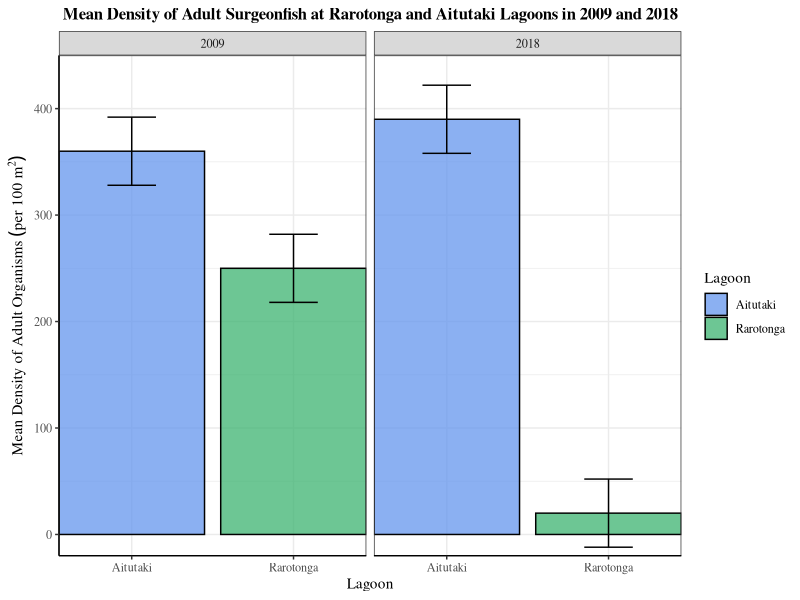
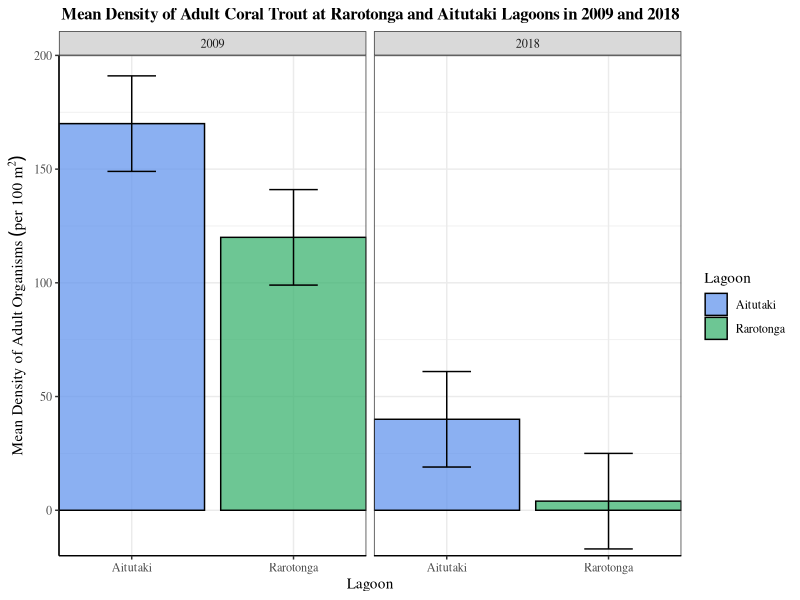
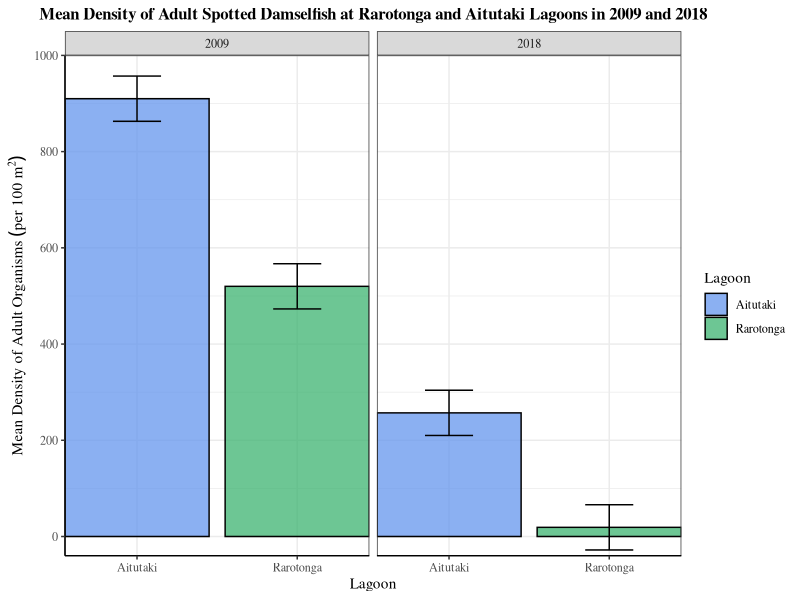
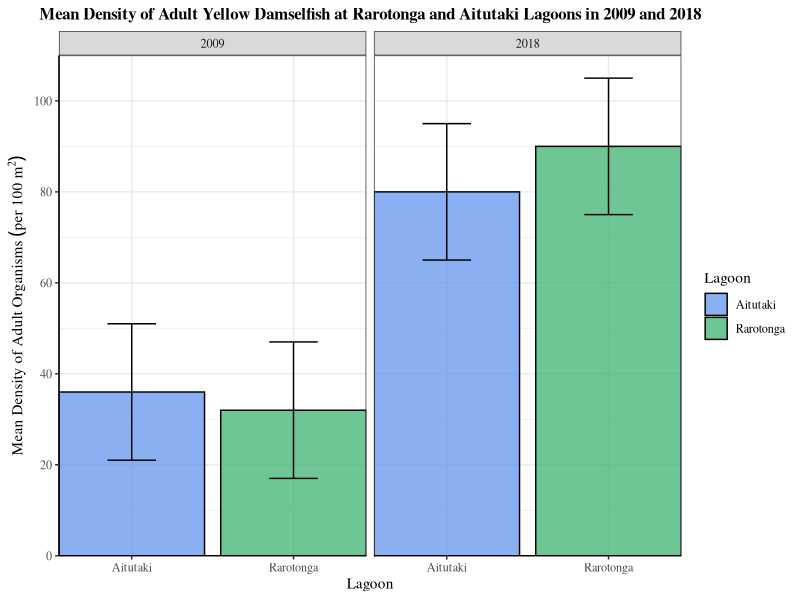
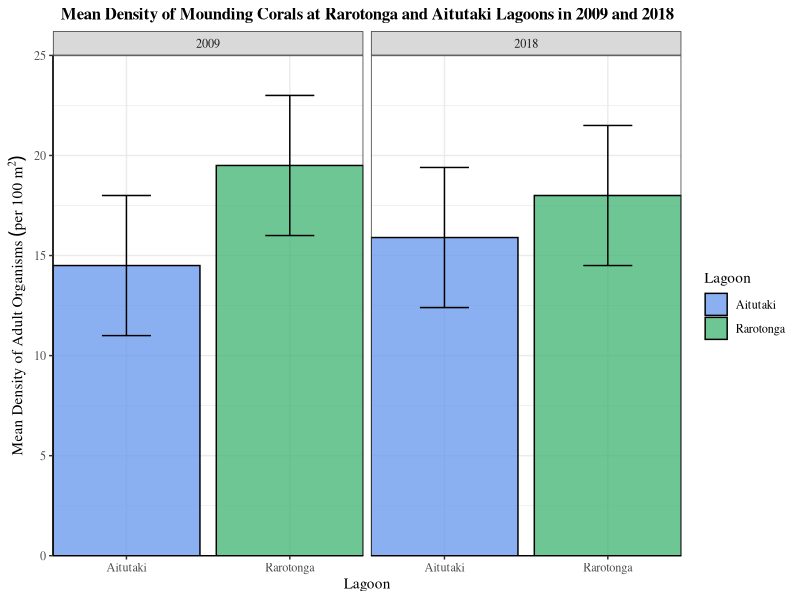
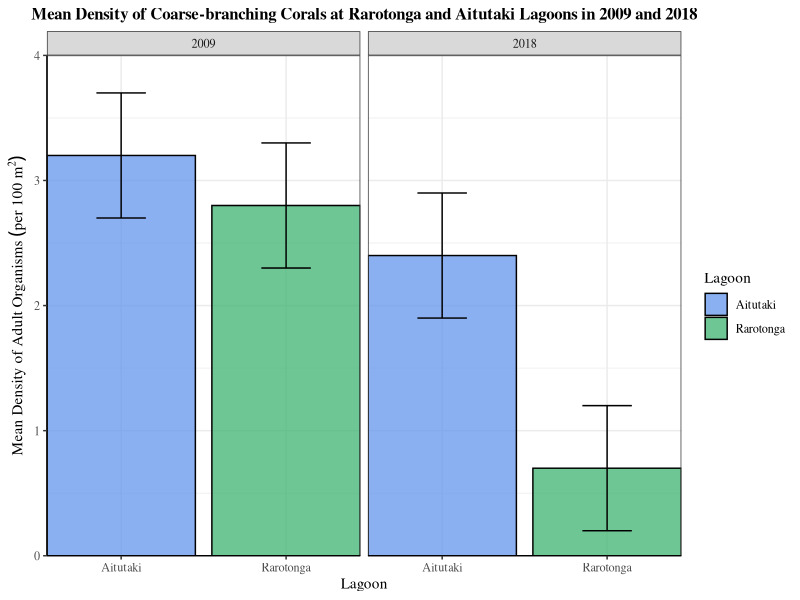
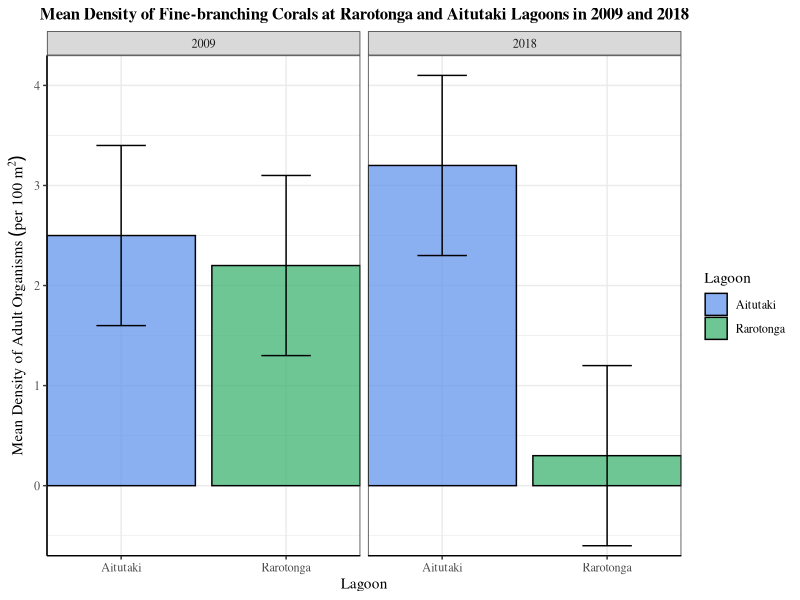
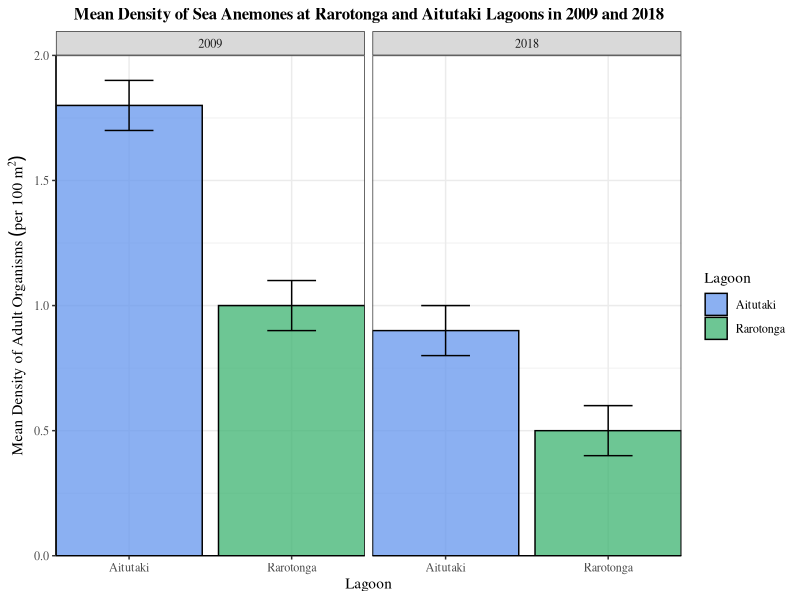

The R script that drew these images, in order:
## ---- chunk 1
knitr::opts_chunk$set(echo = TRUE)
## ---- chunk 2

# Load necessary packages
library(tidyverse)

## ---- chunk 3

# Read in data
density <- read_csv("density_organisms.csv")
recruited <- read_csv("recruited_fish.csv")

## ---- chunk 4

# Create bar charts for each organism that displays the mean density of the organism (y-axis) at Rarotonga and Aitutaki for 2009 and 2018. Add the 95% confidence intervals to each graph.

# Surgeonfish
surgeonfish <- density %>% 
  filter(organism == "Surgeonfish")

surgeonfish_plot <- ggplot(surgeonfish, aes(x = location, y = density, fill = location)) +
  geom_bar(stat = "identity", color = "black", position = "dodge") +
  geom_errorbar(aes(ymin = density - CI, ymax = density + CI), position = position_dodge(0.9), width = 0.3) +
  facet_wrap(~year) +
  labs(
    x = "Lagoon", 
    y = expression(Mean~Density~of~Adult~Organisms~(per~100~m^2)),
    title = "Mean Density of Adult Surgeonfish at Rarotonga and Aitutaki Lagoons in 2009 and 2018") +
  scale_y_continuous(expand = c(0,0), limits = c(-20,450), breaks = seq(0,400,100)) +
  scale_x_discrete(expand = c(0,0)) +
  scale_fill_manual(name = "Lagoon", breaks = c("Aitutaki", "Rarotonga"), values = alpha(c("cornflowerblue", "mediumseagreen"), 0.75)) +
  theme_bw() +
  theme(text = element_text(family = "serif")) +
  theme(plot.title = element_text(size = 12, hjust = 0.5, face = "bold")) +
  theme(panel.background = element_blank(),
        axis.line = element_line(colour = "black"))

surgeonfish_plot  

# Coral Trout
coraltrout <- density %>% 
  filter(organism == "Coral Trout")

coraltrout_plot <- ggplot(coraltrout, aes(x = location, y = density, fill = location)) +
  geom_bar(stat = "identity", color = "black", position = "dodge") +
  geom_errorbar(aes(ymin = density - CI, ymax = density + CI), position = position_dodge(0.9), width = 0.3) +
  facet_wrap(~year) +
  labs(
    x = "Lagoon", 
    y = expression(Mean~Density~of~Adult~Organisms~(per~100~m^2)),
    title = "Mean Density of Adult Coral Trout at Rarotonga and Aitutaki Lagoons in 2009 and 2018") +
  scale_y_continuous(expand = c(0,0), limits = c(-20,200), breaks = seq(0,200,50)) +
  scale_x_discrete(expand = c(0,0)) +
  scale_fill_manual(name = "Lagoon", breaks = c("Aitutaki", "Rarotonga"), values = alpha(c("cornflowerblue", "mediumseagreen"), 0.75)) +
  theme_bw() +
  theme(text = element_text(family = "serif")) +
  theme(plot.title = element_text(size = 12, hjust = 0.5, face = "bold")) +
  theme(panel.background = element_blank(),
        axis.line = element_line(colour = "black"))

coraltrout_plot

# Spotted Damselfish
spotteddamselfish <- density %>% 
  filter(organism == "Spotted Damselfish")

spotteddamselfish_plot <- ggplot(spotteddamselfish, aes(x = location, y = density, fill = location)) +
  geom_bar(stat = "identity", color = "black", position = "dodge") +
  geom_errorbar(aes(ymin = density - CI, ymax = density + CI), position = position_dodge(0.9), width = 0.3) +
  facet_wrap(~year) +
  labs(
    x = "Lagoon", 
    y = expression(Mean~Density~of~Adult~Organisms~(per~100~m^2)),
    title = "Mean Density of Adult Spotted Damselfish at Rarotonga and Aitutaki Lagoons in 2009 and 2018") +
  scale_y_continuous(expand = c(0,0), limits = c(-40,1000), breaks = seq(0,1000,200)) +
  scale_x_discrete(expand = c(0,0)) +
  scale_fill_manual(name = "Lagoon", breaks = c("Aitutaki", "Rarotonga"), values = alpha(c("cornflowerblue", "mediumseagreen"), 0.75)) +
  theme_bw() +
  theme(text = element_text(family = "serif")) +
  theme(plot.title = element_text(size = 12, hjust = 0.5, face = "bold")) +
  theme(panel.background = element_blank(),
        axis.line = element_line(colour = "black"))

spotteddamselfish_plot

# Yellow Damselfish
yellowdamselfish <- density %>% 
  filter(organism == "Yellow Damselfish")

yellowdamselfish_plot <- ggplot(yellowdamselfish, aes(x = location, y = density, fill = location)) +
  geom_bar(stat = "identity", color = "black", position = "dodge") +
  geom_errorbar(aes(ymin = density - CI, ymax = density + CI), position = position_dodge(0.9), width = 0.3) +
  facet_wrap(~year) +
  labs(
    x = "Lagoon", 
    y = expression(Mean~Density~of~Adult~Organisms~(per~100~m^2)),
    title = "Mean Density of Adult Yellow Damselfish at Rarotonga and Aitutaki Lagoons in 2009 and 2018") +
  scale_y_continuous(expand = c(0,0), limits = c(0,110), breaks = seq(0,100,20)) +
  scale_x_discrete(expand = c(0,0)) +
  scale_fill_manual(name = "Lagoon", breaks = c("Aitutaki", "Rarotonga"), values = alpha(c("cornflowerblue", "mediumseagreen"), 0.75)) +
  theme_bw() +
  theme(text = element_text(family = "serif")) +
  theme(plot.title = element_text(size = 12, hjust = 0.5, face = "bold")) +
  theme(panel.background = element_blank(),
        axis.line = element_line(colour = "black"))

yellowdamselfish_plot

# Mounding Corals
moundingcoral <- density %>% 
  filter(organism == "Mounding Corals")

moundingcoral_plot <- ggplot(moundingcoral, aes(x = location, y = density, fill = location)) +
  geom_bar(stat = "identity", color = "black", position = "dodge") +
  geom_errorbar(aes(ymin = density - CI, ymax = density + CI), position = position_dodge(0.9), width = 0.3) +
  facet_wrap(~year) +
  labs(
    x = "Lagoon", 
    y = expression(Mean~Density~of~Adult~Organisms~(per~100~m^2)),
    title = "Mean Density of Mounding Corals at Rarotonga and Aitutaki Lagoons in 2009 and 2018") +
  scale_y_continuous(expand = c(0,0), limits = c(0,25), breaks = seq(0,25,5)) +
  scale_x_discrete(expand = c(0,0)) +
  scale_fill_manual(name = "Lagoon", breaks = c("Aitutaki", "Rarotonga"), values = alpha(c("cornflowerblue", "mediumseagreen"), 0.75)) +
  theme_bw() +
  theme(text = element_text(family = "serif")) +
  theme(plot.title = element_text(size = 12, hjust = 0.5, face = "bold")) +
  theme(panel.background = element_blank(),
        axis.line = element_line(colour = "black"))

moundingcoral_plot

# Coarse-branching Corals
coarsecoral <- density %>% 
  filter(organism == "Coarse-branching Corals")

coarsecoral_plot <- ggplot(coarsecoral, aes(x = location, y = density, fill = location)) +
  geom_bar(stat = "identity", color = "black", position = "dodge") +
  geom_errorbar(aes(ymin = density - CI, ymax = density + CI), position = position_dodge(0.9), width = 0.3) +
  facet_wrap(~year) +
  labs(
    x = "Lagoon", 
    y = expression(Mean~Density~of~Adult~Organisms~(per~100~m^2)),
    title = "Mean Density of Coarse-branching Corals at Rarotonga and Aitutaki Lagoons in 2009 and 2018") +
  scale_y_continuous(expand = c(0,0), limits = c(0,4), breaks = seq(0,4,1)) +
  scale_x_discrete(expand = c(0,0)) +
  scale_fill_manual(name = "Lagoon", breaks = c("Aitutaki", "Rarotonga"), values = alpha(c("cornflowerblue", "mediumseagreen"), 0.75)) +
  theme_bw() +
  theme(text = element_text(family = "serif")) +
  theme(plot.title = element_text(size = 12, hjust = 0.5, face = "bold")) +
  theme(panel.background = element_blank(),
        axis.line = element_line(colour = "black"))

coarsecoral_plot

# Fine-branching Corals
finecoral <- density %>% 
  filter(organism == "Fine-branching Corals")

finecoral_plot <- ggplot(finecoral, aes(x = location, y = density, fill = location)) +
  geom_bar(stat = "identity", color = "black", position = "dodge") +
  geom_errorbar(aes(ymin = density - CI, ymax = density + CI), position = position_dodge(0.9), width = 0.3) +
  facet_wrap(~year) +
  labs(
    x = "Lagoon", 
    y = expression(Mean~Density~of~Adult~Organisms~(per~100~m^2)),
    title = "Mean Density of Fine-branching Corals at Rarotonga and Aitutaki Lagoons in 2009 and 2018") +
  scale_y_continuous(expand = c(0,0), limits = c(-0.7,4.3), breaks = seq(0,4,1)) +
  scale_x_discrete(expand = c(0,0)) +
  scale_fill_manual(name = "Lagoon", breaks = c("Aitutaki", "Rarotonga"), values = alpha(c("cornflowerblue", "mediumseagreen"), 0.75)) +
  theme_bw() +
  theme(text = element_text(family = "serif")) +
  theme(plot.title = element_text(size = 12, hjust = 0.5, face = "bold")) +
  theme(panel.background = element_blank(),
        axis.line = element_line(colour = "black"))

finecoral_plot

# Sea Anemones
anemone <- density %>% 
  filter(organism == "Sea Anemones")

anemone_plot <- ggplot(anemone, aes(x = location, y = density, fill = location)) +
  geom_bar(stat = "identity", color = "black", position = "dodge") +
  geom_errorbar(aes(ymin = density - CI, ymax = density + CI), position = position_dodge(0.9), width = 0.3) +
  facet_wrap(~year) +
  labs(
    x = "Lagoon", 
    y = expression(Mean~Density~of~Adult~Organisms~(per~100~m^2)),
    title = "Mean Density of Sea Anemones at Rarotonga and Aitutaki Lagoons in 2009 and 2018") +
  scale_y_continuous(expand = c(0,0), limits = c(0,2), breaks = seq(0,2,0.5)) +
  scale_x_discrete(expand = c(0,0)) +
  scale_fill_manual(name = "Lagoon", breaks = c("Aitutaki", "Rarotonga"), values = alpha(c("cornflowerblue", "mediumseagreen"), 0.75)) +
  theme_bw() +
  theme(text = element_text(family = "serif")) +
  theme(plot.title = element_text(size = 12, hjust = 0.5, face = "bold")) +
  theme(panel.background = element_blank(),
        axis.line = element_line(colour = "black"))

anemone_plot

# Algae
algae <- density %>% 
  filter(organism == "Algae")

algae_plot <- ggplot(algae, aes(x = location, y = density, fill = location)) +
  geom_bar(stat = "identity", color = "black", position = "dodge") +
  geom_errorbar(aes(ymin = density - CI, ymax = density + CI), position = position_dodge(0.9), width = 0.3) +
  facet_wrap(~year) +
  labs(
    x = "Lagoon", 
    y = expression(Mean~Density~of~Adult~Organisms~(per~100~m^2)),
    title = "Mean Density of Algae at Rarotonga and Aitutaki Lagoons in 2009 and 2018") +
  scale_y_continuous(expand = c(0,0), limits = c(-0.5,6.5), breaks = seq(0,6,2)) +
  scale_x_discrete(expand = c(0,0)) +
  scale_fill_manual(name = "Lagoon", breaks = c("Aitutaki", "Rarotonga"), values = alpha(c("cornflowerblue", "mediumseagreen"), 0.75)) +
  theme_bw() +
  theme(text = element_text(family = "serif")) +
  theme(plot.title = element_text(size = 12, hjust = 0.5, face = "bold")) +
  theme(panel.background = element_blank(),
        axis.line = element_line(colour = "black"))

algae_plot

## ---- chunk 5

## ---- chunk 6

## ---- chunk 7

## ---- chunk 8

## ---- chunk 9

